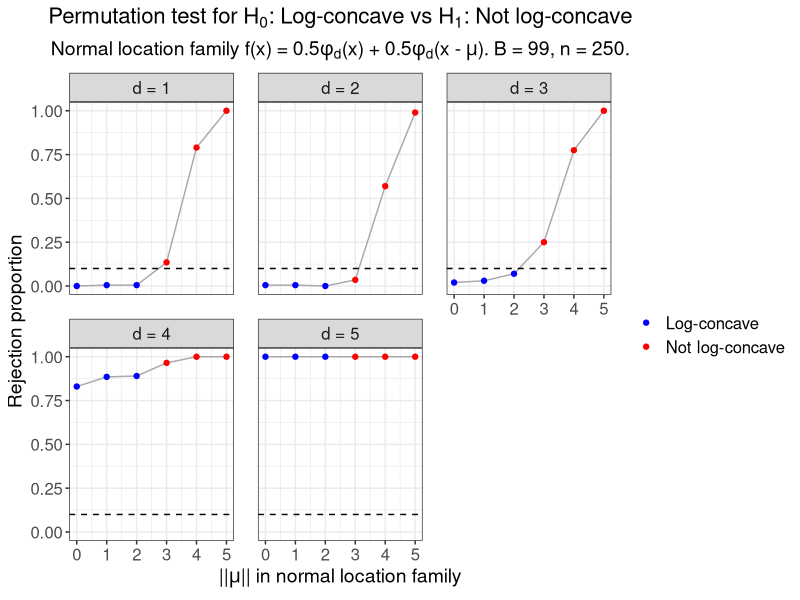

This figure's R source:
# Create Figure 10 in appendix.
# Plot results from Cule et al. (2010) permutation test of
# H_0: log-concave versus H_1: not log-concave.
# Use two-component normal location model.

suppressMessages(library(data.table))
suppressMessages(library(tidyverse))
suppressMessages(library(gtable))
suppressMessages(library(cowplot))

# Create theme
paper_theme <- theme_bw() +
  theme(plot.title = element_text(hjust = 0.5, size = 16),
        plot.subtitle = element_text(hjust = 0.5, size = 14),
        legend.title = element_text(size = 14),
        axis.title = element_text(size = 14),
        legend.text = element_text(size = 12),
        axis.text = element_text(size = 12),
        strip.text = element_text(size = 12),
        panel.spacing = unit(1.2, "lines"))

# Function to position legend into wasted space.
# Source: https://stackoverflow.com/questions/54438495/shift-legend-into-empty-facets-of-a-faceted-plot-in-ggplot2
shift_legend <- function(p){
  
  # check if p is a valid object
  if(!"gtable" %in% class(p)){
    if("ggplot" %in% class(p)){
      gp <- ggplotGrob(p) # convert to grob
    } else {
      message("This is neither a ggplot object nor a grob generated from ggplotGrob. Returning original plot.")
      return(p)
    }
  } else {
    gp <- p
  }
  
  # check for unfilled facet panels
  facet.panels <- grep("^panel", gp[["layout"]][["name"]])
  empty.facet.panels <- sapply(facet.panels, function(i) "zeroGrob" %in% class(gp[["grobs"]][[i]]))
  empty.facet.panels <- facet.panels[empty.facet.panels]
  if(length(empty.facet.panels) == 0){
    message("There are no unfilled facet panels to shift legend into. Returning original plot.")
    return(p)
  }
  
  # establish extent of unfilled facet panels (including any axis cells in between)
  empty.facet.panels <- gp[["layout"]][empty.facet.panels, ]
  empty.facet.panels <- list(min(empty.facet.panels[["t"]]), min(empty.facet.panels[["l"]]),
                             max(empty.facet.panels[["b"]]), max(empty.facet.panels[["r"]]))
  names(empty.facet.panels) <- c("t", "l", "b", "r")
  
  # extract legend & copy over to location of unfilled facet panels
  guide.grob <- which(gp[["layout"]][["name"]] == "guide-box")
  if(length(guide.grob) == 0){
    message("There is no legend present. Returning original plot.")
    return(p)
  }
  gp <- gtable_add_grob(x = gp,
                        grobs = gp[["grobs"]][[guide.grob]],
                        t = empty.facet.panels[["t"]],
                        l = empty.facet.panels[["l"]],
                        b = empty.facet.panels[["b"]],
                        r = empty.facet.panels[["r"]],
                        name = "new-guide-box")
  
  # squash the original guide box's row / column (whichever applicable)
  # & empty its cell
  guide.grob <- gp[["layout"]][guide.grob, ]
  if(guide.grob[["l"]] == guide.grob[["r"]]){
    gp <- gtable_squash_cols(gp, cols = guide.grob[["l"]])
  }
  if(guide.grob[["t"]] == guide.grob[["b"]]){
    gp <- gtable_squash_rows(gp, rows = guide.grob[["t"]])
  }
  gp <- gtable_remove_grobs(gp, "guide-box")
  
  return(gp)
}

# Read in data
results <- fread("sim_data/fig10_perm_test.csv")

# Get rejection proportion at each (d, mu_norm) combination
reject_df <- results %>% 
  filter(equal_space_mu == 0) %>% 
  group_by(n_obs, d, mu_norm, B) %>% 
  dplyr::summarise(reject_prop = mean(reject),
                   sim_count = n())

# Check parameters
stopifnot(unique(results$equal_space_mu) == 0,
          unique(results$B) == 99,
          unique(results$n_obs) == 250,
          sort(unique(results$mu_norm)) == 0:5,
          unique(reject_df$sim_count) == 200)

# Plot rejection proportions at B = 99 shuffles, n = 250.
perm_test_reject_n250 <- reject_df %>% 
  mutate(d = factor(d, levels = 1:5, 
                    labels = c("d = 1", "d = 2", "d = 3", "d = 4", "d = 5")),
         log_concave = 
           factor(mu_norm, levels = 0:5, 
                  labels = c("Log-concave", "Log-concave", "Log-concave", 
                             "Not log-concave", "Not log-concave", 
                             "Not log-concave"))) %>% 
  ggplot(aes(x = mu_norm, y = reject_prop, col = log_concave)) +
  facet_wrap(. ~ d) +
  geom_line(color = "darkgrey") +
  geom_point() +
  geom_hline(yintercept = 0.10, lty = "dashed") +
  labs(x = expression("||"*mu*"|| in normal location family"), 
       y = "Rejection proportion",
       col = "",
       title = expression("Permutation test for H"[0]*
                            ": Log-concave vs H"[1]*": Not log-concave"),
       subtitle = expression("Normal location family f(x) = 0.5"*phi[d]*"(x)"~
                               "+ 0.5"*phi[d]*"(x -"~mu*"). B = 99, n = 250.")) +
  scale_color_manual(values = c("blue", "red")) +
  paper_theme

#####################
##### Save plot #####
#####################

ggsave(plot = shift_legend(perm_test_reject_n250),
       filename = "sim_plots/figure_10.pdf",
       width = 8, height = 5)
